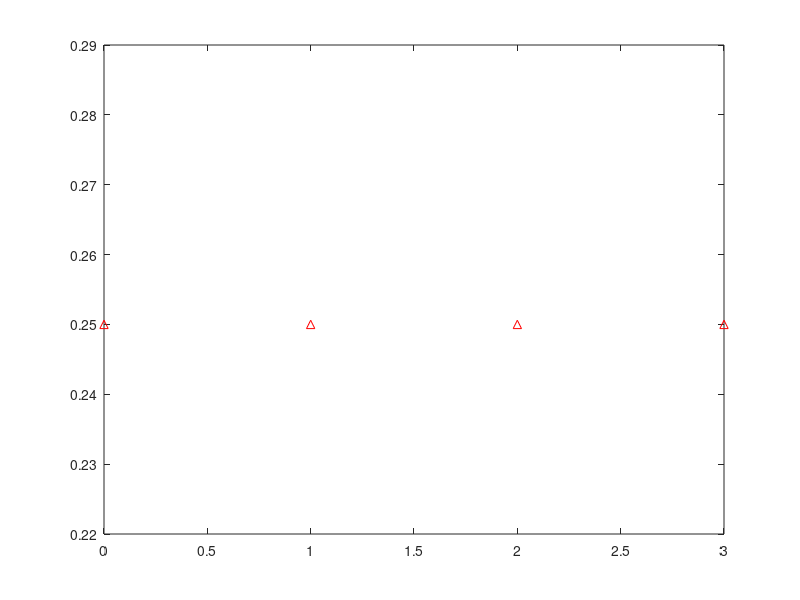
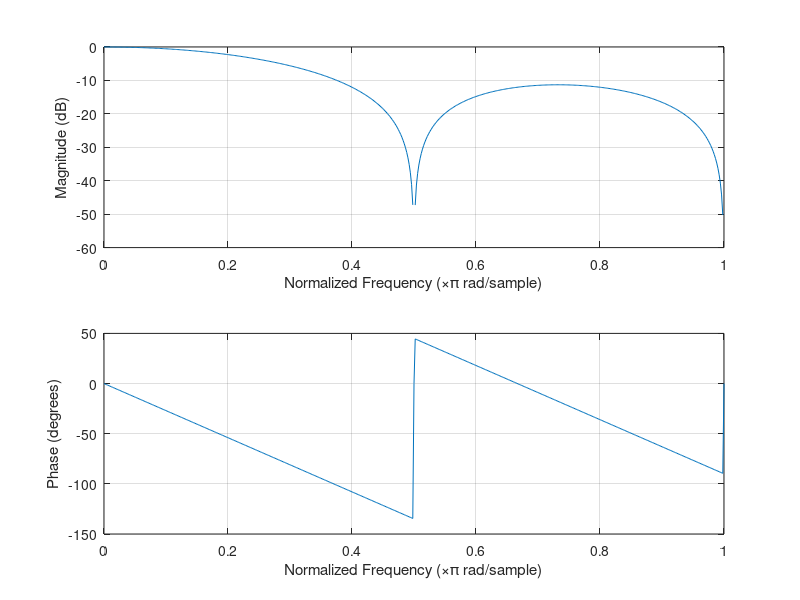
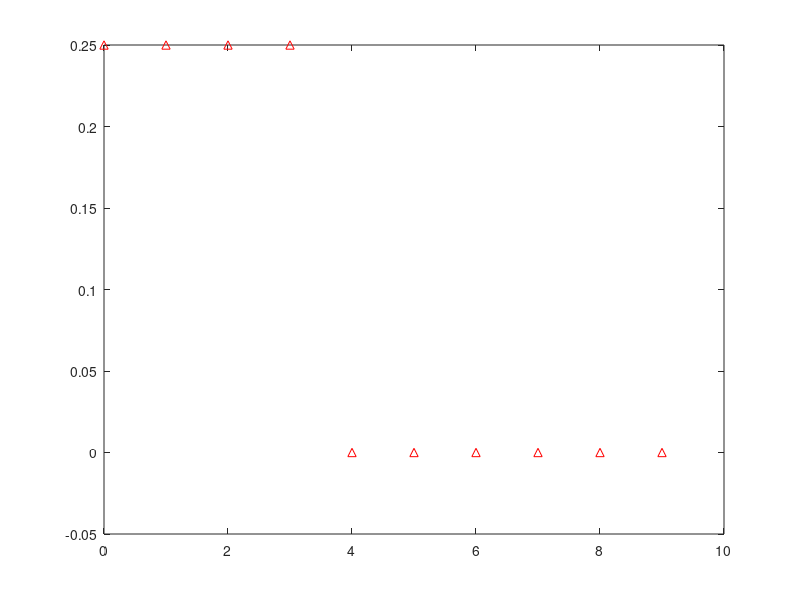
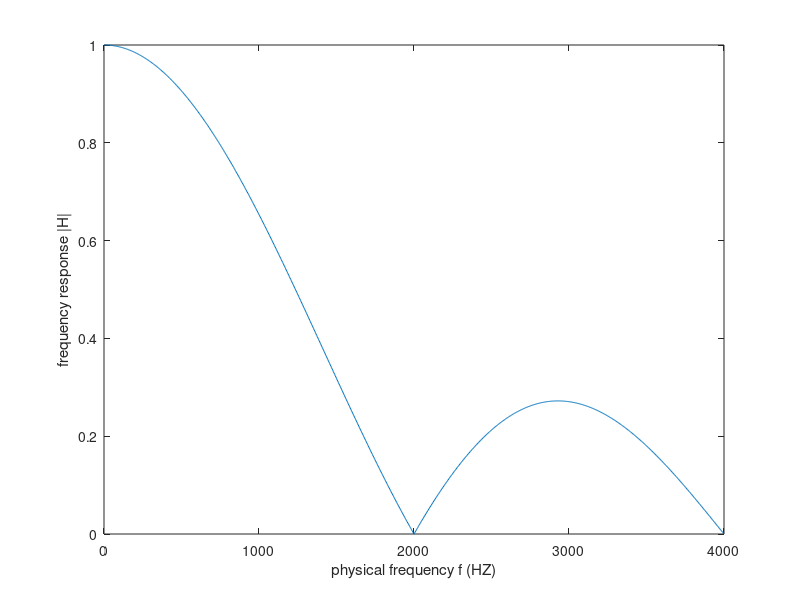

Here is the MATLAB script that generated these plots, in order:
%% lab7
%% p1 impulse response and frequency response
clc; clear; close all;
a=1;
b=0.25*[1 1 1 1];
figure;impz(b,a)
figure;freqz(b,a)
%% p2 impulse response and absolute frequency response for fir 
clc; clear; close all;
a=1;
b=0.25*[1 1 1 1];
figure;impz(b,a,10)
fs=8000;
f=(0:0.001:1)*(fs/2);
H=freqz(b,a,f,fs);
figure;plot(f,abs(H));
xlabel('physical frequency f (HZ)');
ylabel('frequency response |H|');
%% p3  impulse response and absolute frequency response for hpf
clc; clear; close all;
a=1;
b=0.25*[1 -1 1 -1];
figure;impz(b,a)
fs=8000;
f=(0:0.001:1)*(fs/2);
H=freqz(b,a,f,fs);
figure;plot(f,abs(H));
xlabel('physical frequency f (HZ)');
ylabel('frequency response |H|');
%% p4 impulse response and absolute frequency response for lpf using fir1 n=5
clc; clear; close all;
n=5;
fc=3000;
a=1;
fs=8000;
b=fir1(n,fc/(fs/2),'low');
figure;impz(b,a,5)
f=(0:0.001:1)*(fs/2);
H=freqz(b,a,f,fs);
figure;plot(f,abs(H));
xlabel('physical frequency f (HZ)');
ylabel('frequency response |H|');
disp(b)
isstable(b,a)
%% p5 p4 impulse response and absolute frequency response for lpf using fir1 n=25
clc; clear; close all;
n=25;
fc=3000;
a=1;
fs=8000;
b=fir1(n,fc/(fs/2),'low');
figure;impz(b,a,25)
f=(0:0.001:1)*(fs/2);
H=freqz(b,a,f,fs);
figure;plot(f,abs(H));
xlabel('physical frequency f (HZ)');
ylabel('frequency response |H|');
disp(b)
%% p6 impulse response and absolute frequency response for iir
clc; clear; close all;
a=[1 0.9];
b=1;
figure;impz(b,a,10)
fs=8000;
f=(0:0.001:1)*(fs/2);
H=freqz(b,a,f,fs);
figure;plot(f,abs(H));
xlabel('physical frequency f (HZ)');
ylabel('frequency response |H|');
isstable(b,a)
%% p6 impulse response and absolute frequency response for iir using butter
clc; clear; close all;
n=5;
fc=3000;
fs=8000;
[b,a]=butter(n,[1500 3000]/(fs/2),'bandpass');
figure;impz(b,a,20)

f=(0:0.001:1)*(fs/2);
H=freqz(b,a,f,fs);
figure;plot(f,abs(H));
xlabel('physical frequency f (HZ)');
ylabel('frequency response |H|');
disp(b)
isstable(b,a)